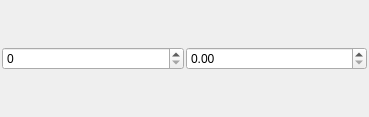
<?xml version="1.0" encoding="UTF-8"?>
<ui version="4.0">
 <class>QIParamForm</class>
 <widget class="QWidget" name="QIParamForm">
  <property name="geometry">
   <rect>
    <x>0</x>
    <y>0</y>
    <width>369</width>
    <height>117</height>
   </rect>
  </property>
  <property name="minimumSize">
   <size>
    <width>0</width>
    <height>30</height>
   </size>
  </property>
  <property name="windowTitle">
   <string>Form</string>
  </property>
  <layout class="QHBoxLayout" name="horizontalLayout_2">
   <property name="spacing">
    <number>2</number>
   </property>
   <property name="leftMargin">
    <number>2</number>
   </property>
   <property name="topMargin">
    <number>2</number>
   </property>
   <property name="rightMargin">
    <number>2</number>
   </property>
   <property name="bottomMargin">
    <number>2</number>
   </property>
   <item>
    <layout class="QHBoxLayout" name="horizontalLayout">
     <property name="spacing">
      <number>2</number>
     </property>
     <item>
      <widget class="QSpinBox" name="spinBox"/>
     </item>
     <item>
      <widget class="QDoubleSpinBox" name="doubleSpinBox"/>
     </item>
    </layout>
   </item>
  </layout>
 </widget>
 <resources/>
 <connections/>
</ui>
